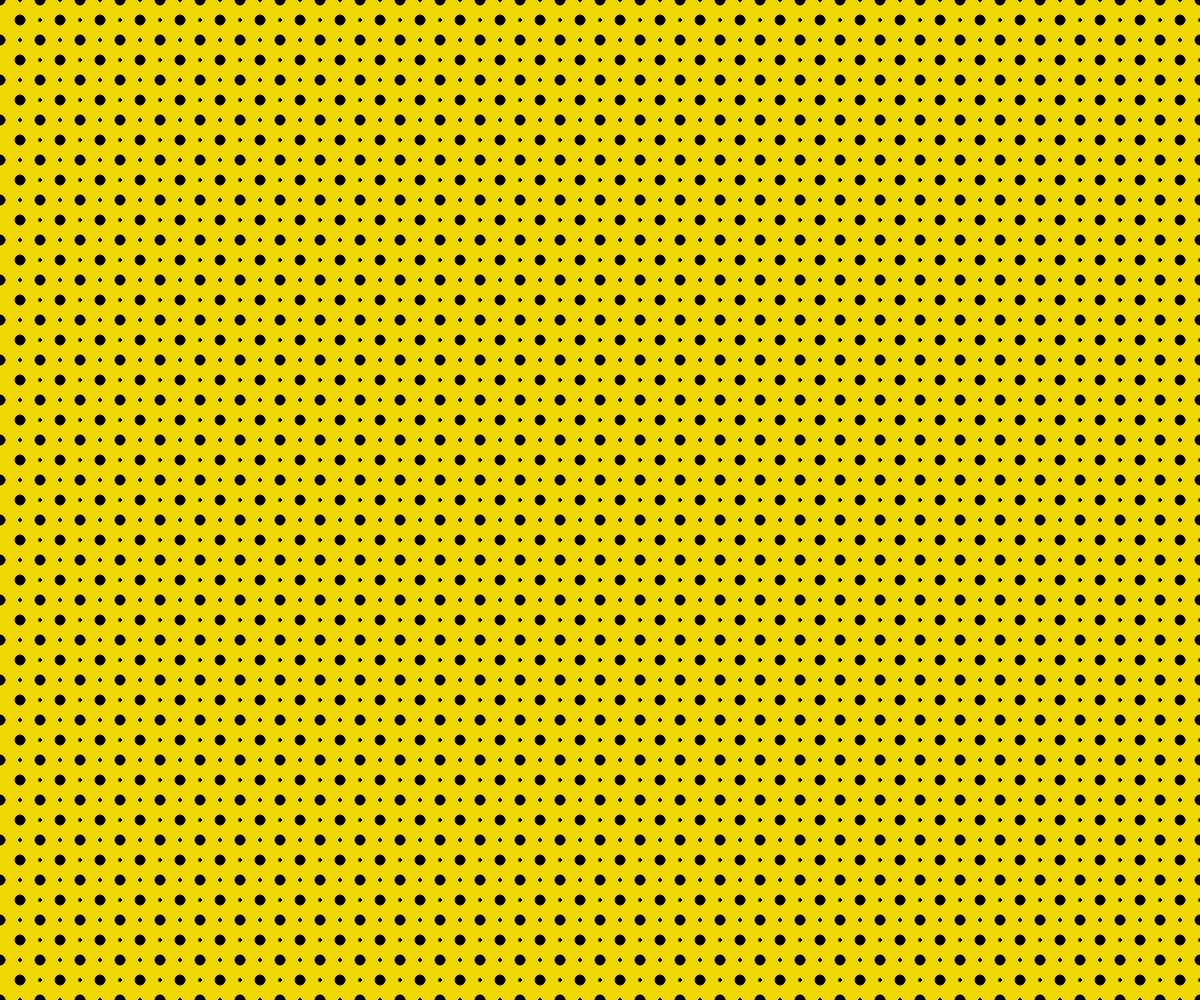
Frame 1 (no input)
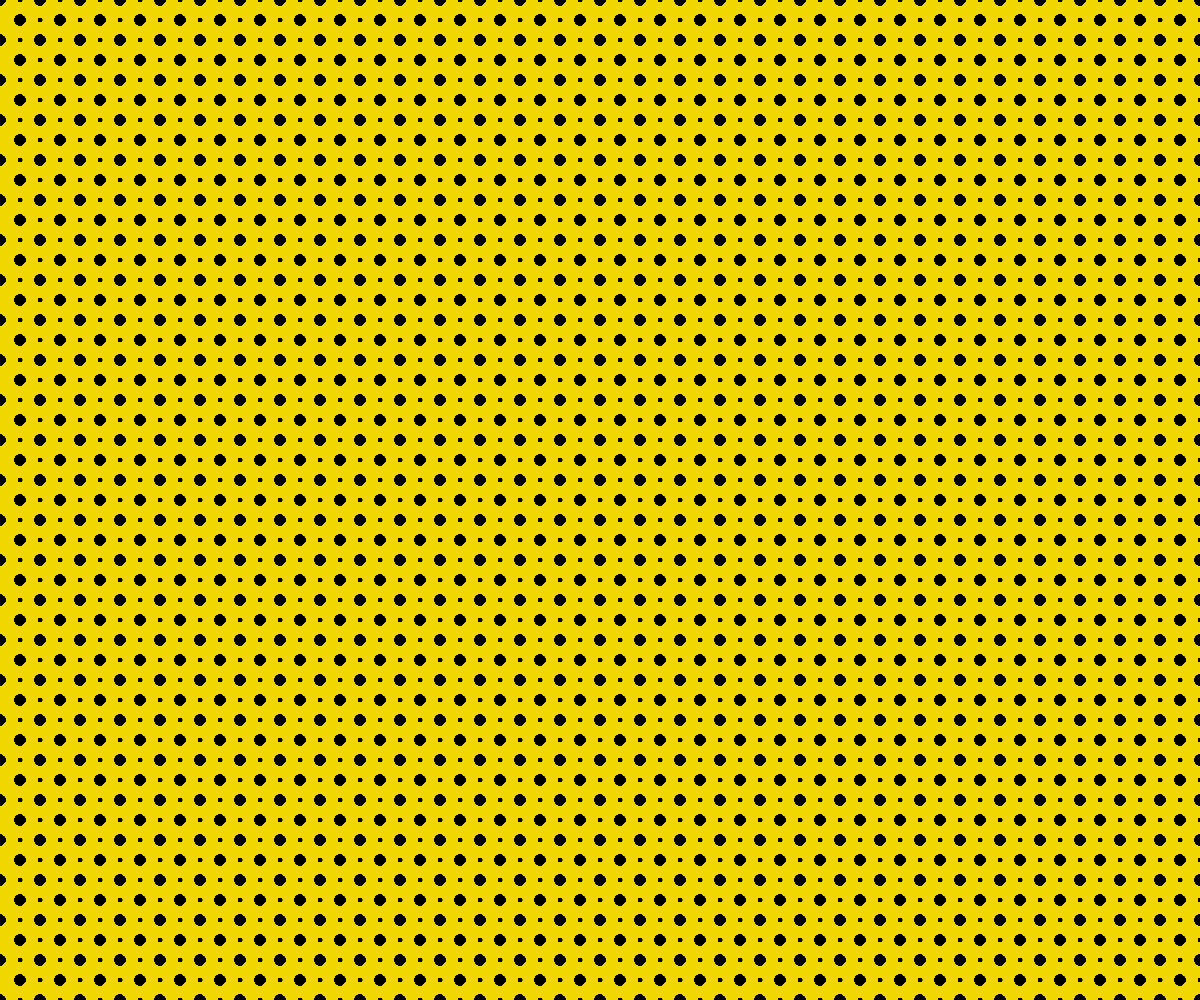
Frame 60 (no input)
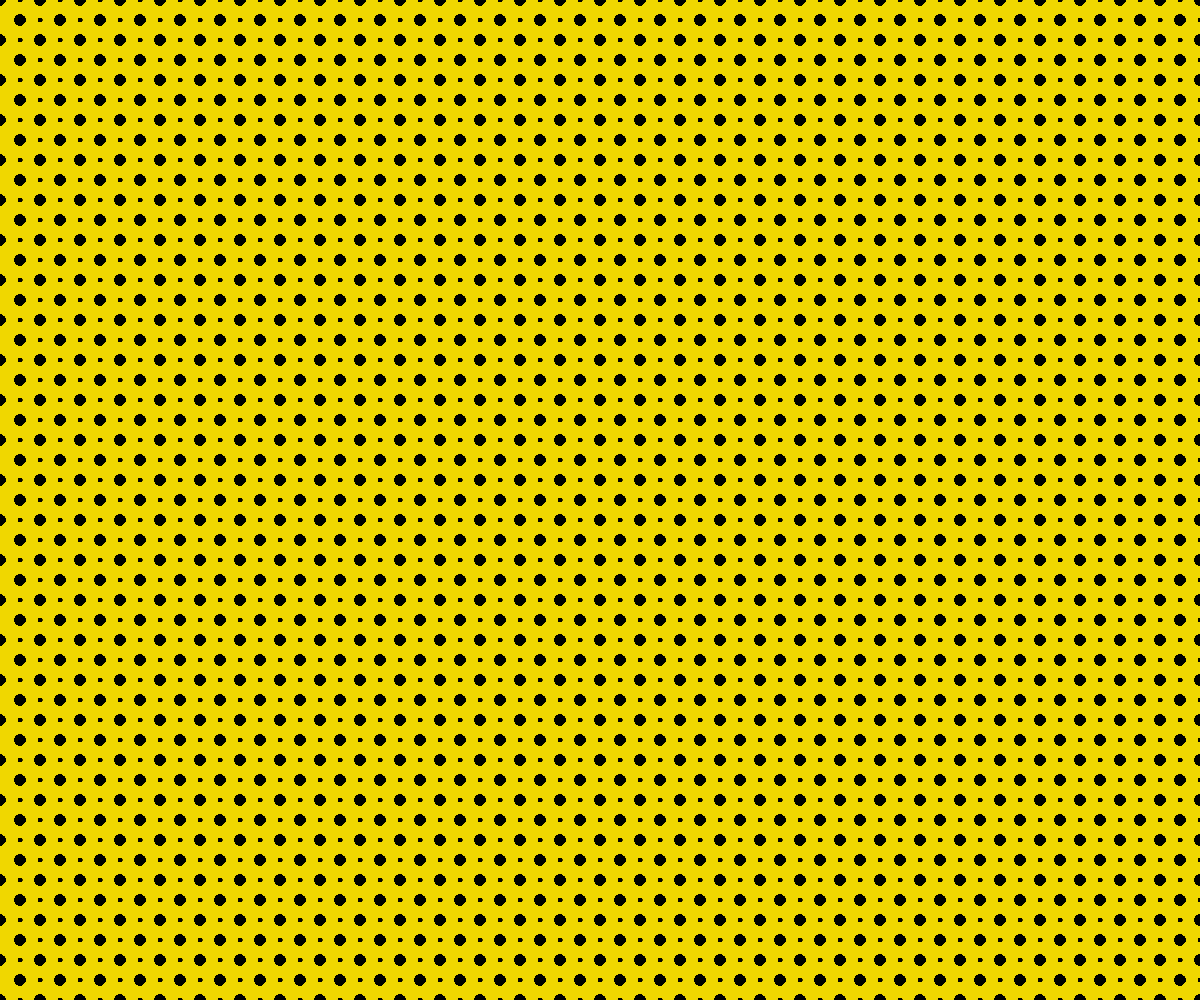
Frame 120 (the mouse pressed at the canvas centre since frame 60)

The p5.js sketch that drew these frames (run headless with seeded random() and noise() and a simulated clock; from frame 60 on, the mouse is pressed at the canvas centre):

// p5.js sketch
// ── sketch.js
let cDiam = 40;

function setup() {
  createCanvas(windowWidth, windowHeight);
  background(240,215,0);
}

function draw() {
  fill("black");

  for (let xpos = 0; xpos <= width; xpos += cDiam) {
    for (let ypos = 0; ypos <= height; ypos += cDiam) {
        ellipse(xpos, ypos, 10, 10);
        ellipse(xpos + cDiam / 2, ypos, 3, 3);
    }
  }

  for (let xpos = cDiam / 2; xpos <= width; xpos += cDiam) {
    for (let ypos = cDiam / 2; ypos <= height; ypos += cDiam) {
        ellipse(xpos, ypos, 10, 10);
        ellipse(xpos + cDiam / 2, ypos, 3, 3);
    }
  }

}
